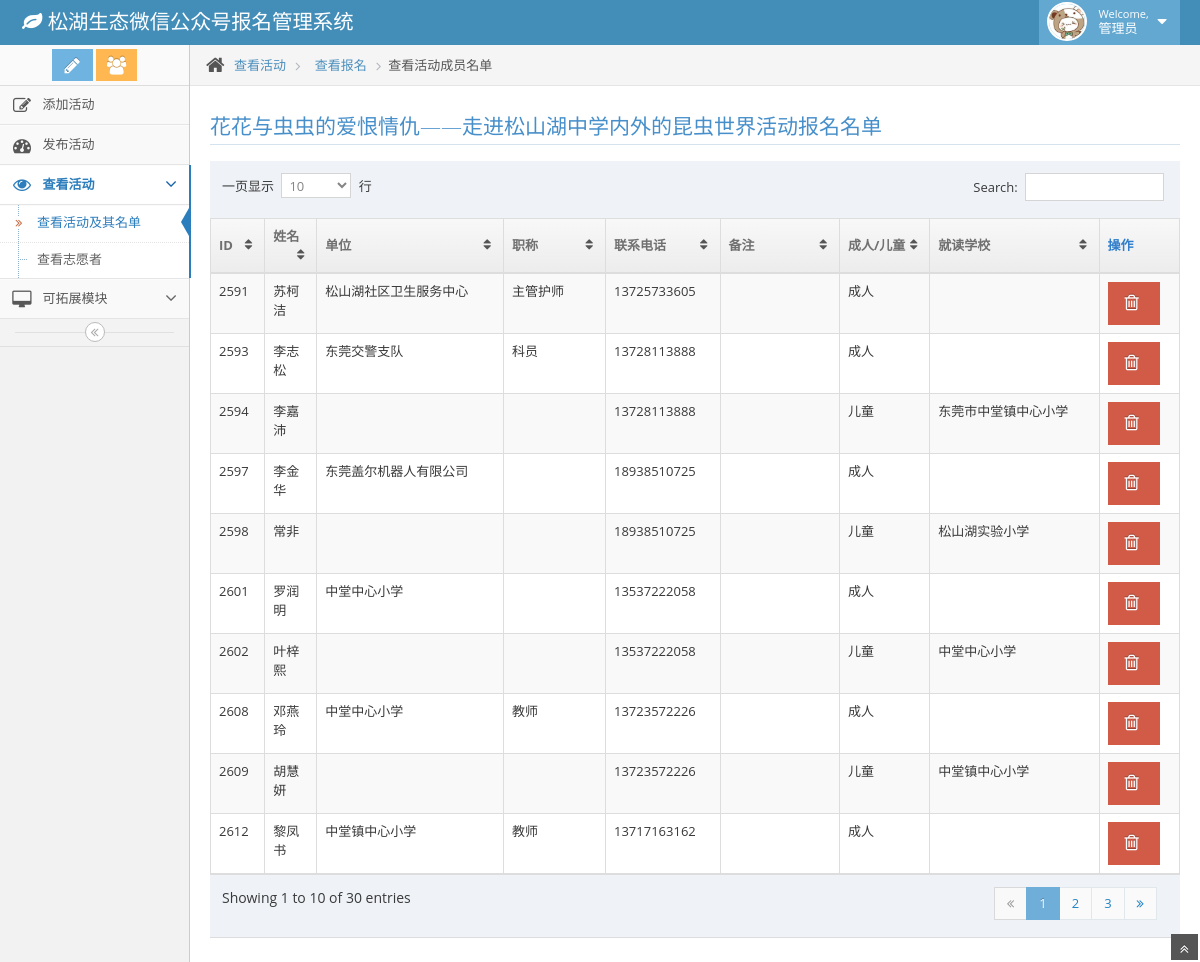
/adminPage/activityList.php?id= 159 (signed in), run on the app's committed database.
### tables this page shows
CREATE TABLE `activities` (
  `activityId` int(11) NOT NULL AUTO_INCREMENT,
  `activityName` varchar(50) DEFAULT NULL,
  `activityStartTime` datetime DEFAULT NULL,
  `activityAddress` varchar(50) DEFAULT NULL,
  `deadlinetoRegister` datetime DEFAULT NULL,
  `totalParticipantLimit` int(11) DEFAULT NULL,
  `activityEndTime` datetime DEFAULT NULL,
  `describe` text,
  `activityPeople` varchar(20) DEFAULT NULL,
  `activityPeopleTel` varchar(20) DEFAULT NULL,
  `activityMark` int(10) DEFAULT NULL,
  PRIMARY KEY (`activityId`)
);

CREATE TABLE `participants` (
  `participantId` int(11) NOT NULL AUTO_INCREMENT,
  `participantName` varchar(20) DEFAULT NULL,
  `participantDepartment` varchar(50) DEFAULT NULL,
  `participantPositionalTitle` varchar(20) DEFAULT NULL,
  `tel` varchar(20) DEFAULT NULL,
  `mark` varchar(50) DEFAULT NULL,
  `adultOrChild` varchar(20) DEFAULT NULL,
  `school` varchar(30) DEFAULT NULL,
  `registerformId` int(11) NOT NULL,
  `age` int(11) DEFAULT NULL,
  PRIMARY KEY (`participantId`),
  KEY `activitiId` (`registerformId`),
  CONSTRAINT `participants_ibfk_1` FOREIGN KEY (`registerformId`) REFERENCES `registerForm` (`registerformId`)
);

### adminPage/activityList.php (the view, shortened to what this page needs)
<!DOCTYPE html>
<html lang="en">
    <head>
        <link href="assets/css/bootstrap.min.css" rel="stylesheet" />
        <link rel="stylesheet" href="assets/css/font-awesome.min.css" />
        <link rel="stylesheet" href="assets/css/ace.min.css" />
        <link rel="stylesheet" href="assets/css/ace-rtl.min.css" />
        <link rel="stylesheet" href="assets/css/ace-skins.min.css" />
    </head>
    <body>
        <div class="main-container" id="main-container">
            <div class="main-container-inner">
                <div class="main-content">
                    <div class="page-content">
                        <div class="row">
                            <div class="col-xs-12">
                                <div class="row">
                                    <div class="col-xs-12">
                                        <?php
                                            if (isset($_GET["id"])) {
                                                $id = $_GET["id"];
                                                $sql    = "select * from activities where activityId =$id";
                                                $result = mysql_query($sql);
                                                $row = mysql_fetch_array($result);
                                                $activityName = $row['activityName'];
                                            }
                                              ?>
                                        <h3 class="header smaller lighter blue"><?php echo $activityName; ?>活动报名名单</h3>
                                        <div class="table-responsive">
                                            <table id="sample-table-2" class="table table-striped table-bordered table-hover">
                                                <thead>
                                                    <tr>
                                                        <th>ID</th>
                                                        <th>姓名</th>
                                                        <th>单位</th>
                                                        <th>职称</th>
                                                        <th>联系电话</th>
                                                        <th>备注</th>
                                                        <th>成人/儿童</th>
                                                        <th>就读学校</th>
                                                        <th>操作</th>
                                                    </tr>
                                                </thead>
                                                <tbody>
                                                    <?php
                                                    $sql = "select * from participants where registerformId IN(select registerformId from registerForm where acticitieId =$id)";
                                                    $result = mysql_query($sql);
                                                     while($row = mysql_fetch_array($result))
                                                      {
                                                        $pid = $row['participantId'];
                                                        $aid = $id;
                                                        $d = "../addtodatabase/delectparticipant.php?pid=$pid"."&aid=$aid"
                                                      ?>
                                                    <tr>
                                                        <td><?php echo $row['participantId']; ?></td>
                                                        <td><?php echo $row['participantName']; ?></td>
                                                        <td><?php echo $row['participantDepartment']; ?></td>
                                                        <td><?php echo $row['participantPositionalTitle']; ?></td>
                                                        <td><?php echo $row['tel']; ?></td>
                                                        <td><?php echo $row['mark']; ?></td>
                                                        <td><?php echo $row['adultOrChild']; ?></td>
                                                        <td><?php echo $row['school']; ?></td>
                                                        <td>
                                                            <div class=" action-buttons">
                                                                <button type="button" class="btn btn-danger delBtn"  data-toggle="modal" data-target="#selected_modal" title="删除该成员"  clickurl="<?php echo $d;?>" clickname="<?php echo $row['participantName']; ?>">
                                                                    <i class="icon-trash bigger-130"></i>
                                                                </button>
                                                            </div>
                                                        </td>
                                                    </tr>
                                                     <?php
                                                   }
                                                      ?>
                                                </tbody>
                                            </table>
                                        </div>
                                    </div>
                                </div>
                                </div>
                            </div>
                        </div>
                    </div>
                </div>
            </div>
            <a href="#" id="btn-scroll-up" class="btn-scroll-up btn btn-sm btn-inverse">
                <i class="icon-double-angle-up icon-only bigger-110"></i>
            </a>
</body>
</html>

### data on the page
activities: activityName "花花与虫虫的爱恨情仇——走进松山湖中学内外的昆虫世界"
participants: participantId "2591", participantName "苏柯洁", participantDepartment "松山湖社区卫生服务中心", participantPositionalTitle "主管护师", tel "13725733605", adultOrChild "成人"
participants: participantId "2593", participantName "李志松", participantDepartment "东莞交警支队", participantPositionalTitle "科员", tel "13728113888", adultOrChild "成人"
participants: participantId "2594", participantName "李嘉沛", tel "13728113888", adultOrChild "儿童", school "东莞市中堂镇中心小学"
participants: participantId "2597", participantName "李金华", participantDepartment "东莞盖尔机器人有限公司", tel "18938510725", adultOrChild "成人"
participants: participantId "2598", participantName "常非", tel "18938510725", adultOrChild "儿童", school "松山湖实验小学"
participants: participantId "2601", participantName "罗润明", participantDepartment "中堂中心小学", tel "13537222058", adultOrChild "成人"
participants: participantId "2602", participantName "叶梓熙", tel "13537222058", adultOrChild "儿童", school "中堂中心小学"
participants: participantId "2608", participantName "邓燕玲", participantDepartment "中堂中心小学", participantPositionalTitle "教师", tel "13723572226", adultOrChild "成人"
participants: participantId "2609", participantName "胡慧妍", tel "13723572226", adultOrChild "儿童", school "中堂镇中心小学"
participants: participantId "2612", participantName "黎凤书", participantDepartment "中堂镇中心小学", participantPositionalTitle "教师", tel "13717163162", adultOrChild "成人"
